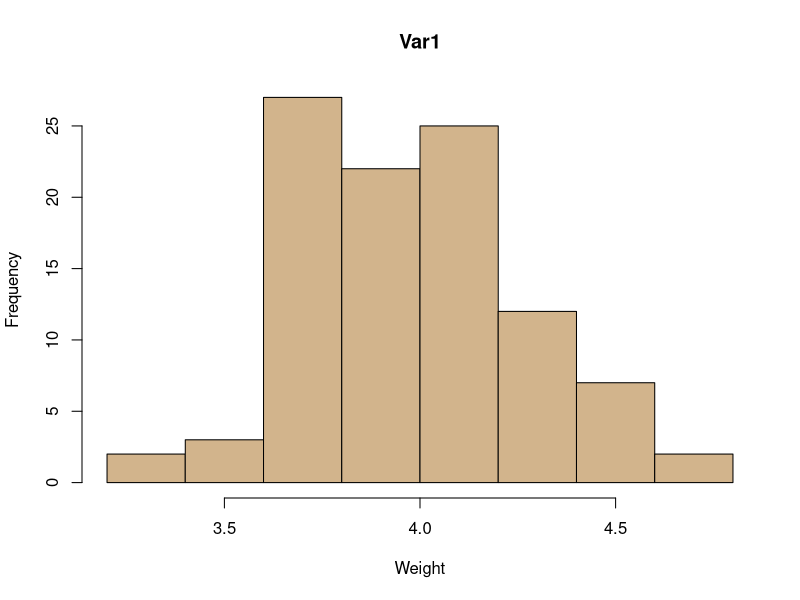
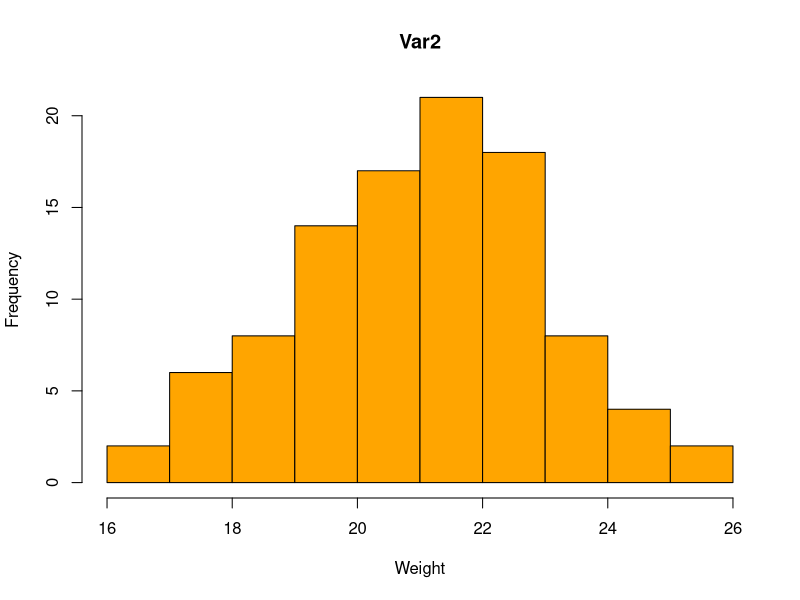
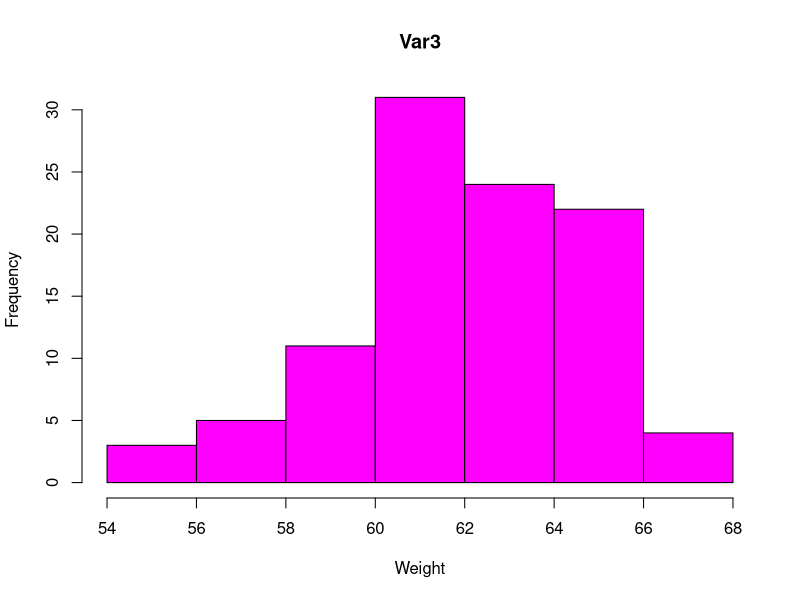
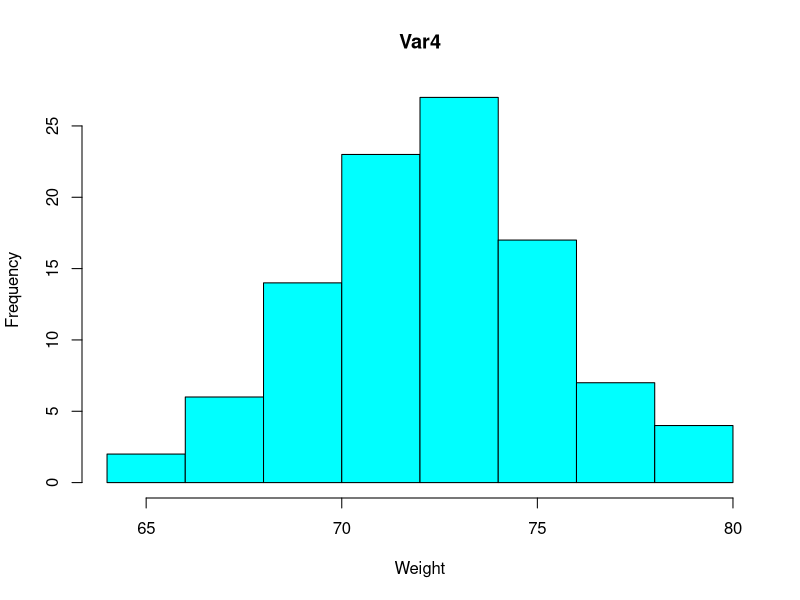
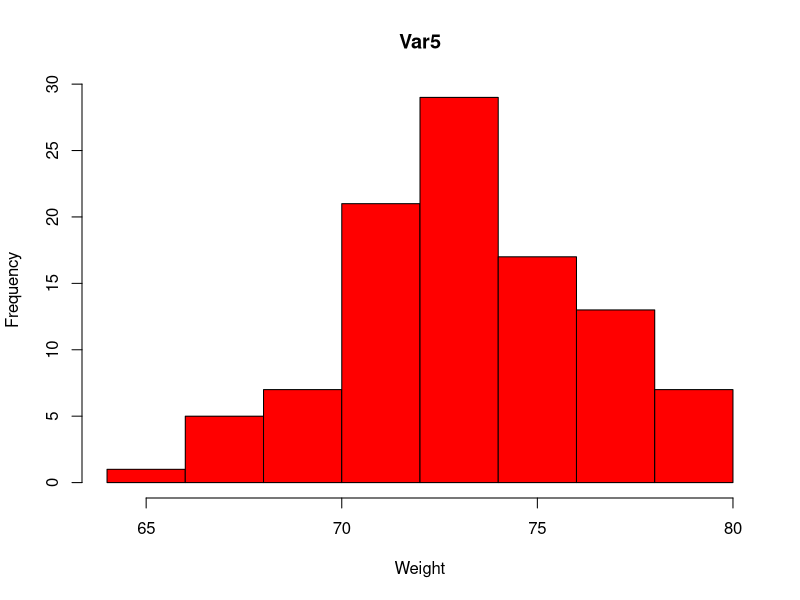
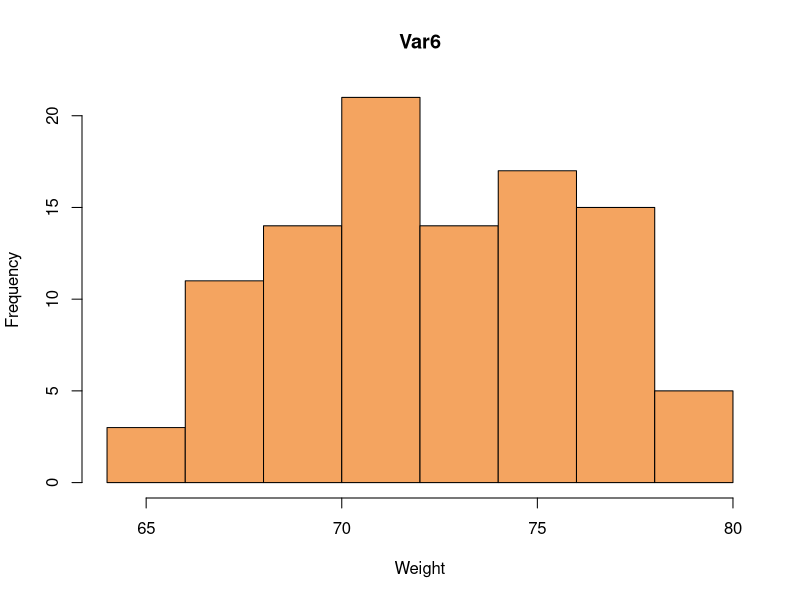
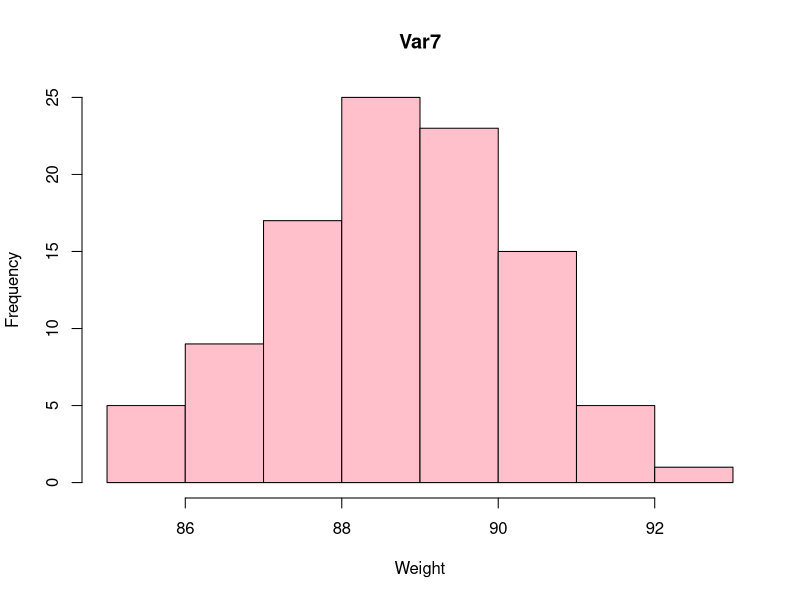
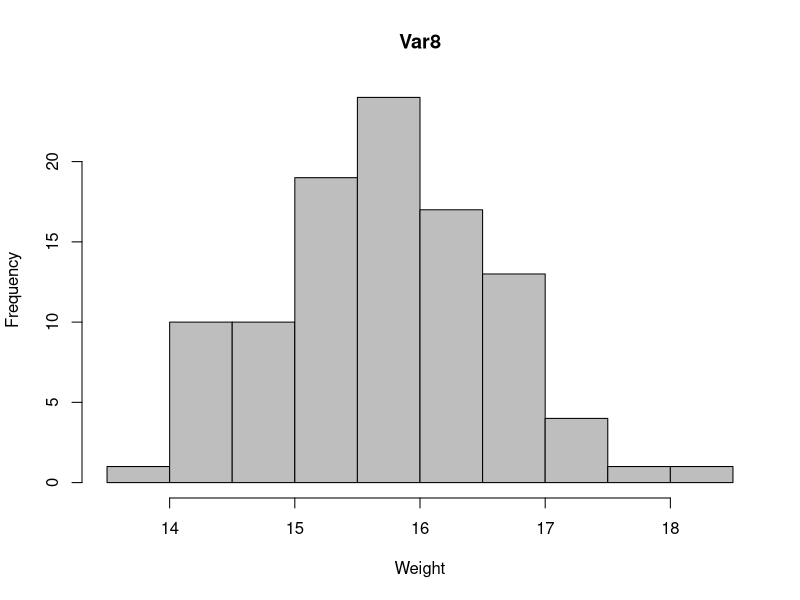

Here is the R script that generated these plots, in order:
data1 = read.table("Dataset.txt", header = T, sep = " ")

myColors = c("tan", "orange1", "magenta", "cyan", "red", "sandybrown", "pink", "gray")

names = c("Var1", "Var2", "Var3", "Var4", "Var5", "Var6", "Var7", "Var8")

for (i in c(1,2,3,4,5,6,7,8)) {
  hist(data1[[i+3]], main = names[i], xlab = "Weight", col = myColors[i])
}

par(mfrow=c(2,4))

for (i in c(1,2,3,4,5,6,7,8)) {
    hist(data1[[i+3]], main = names[i], xlab = "Weight", col = myColors[i])
}
